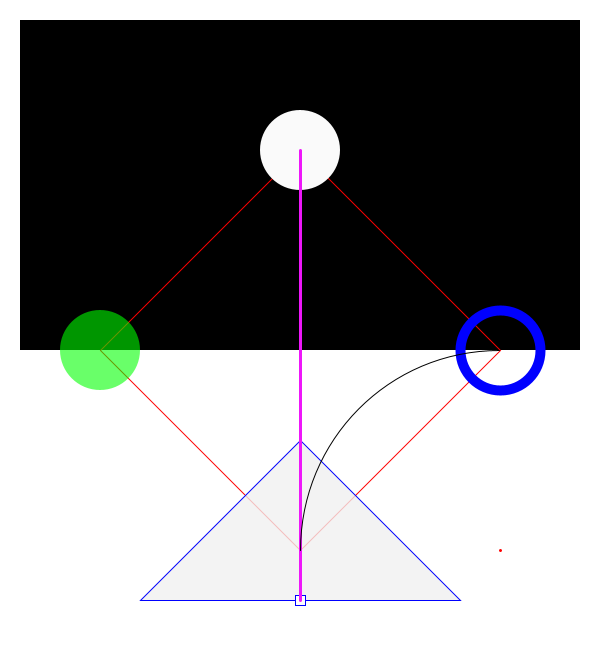
Frame 1 (no input)
Frame 60 (the mouse pressed at the canvas centre just before this capture): identical to frame 1, image omitted
Frame 120 (the mouse held since frame 60 and released just before this capture): identical to frame 1, image omitted

The Processing sketch that drew this single still picture (run headless with seeded random() and noise(); from frame 60 on, the mouse is pressed at the canvas centre):

// Processing sketch: day5_
// ── day5_.pde
//Drawing Order
int skittles = 300;
int taylor = 255;

void setup(){ //runs once at startup
 size(600,650); //window size
}

void draw(){
  background(255); //making background red 
  
  //black rectangle
  fill(0); //color within the next shape
  rectMode(CORNER); //middle changes
  noStroke(); //no outline
  rect(20,20,560,330); //drawing a rectangle
  
  //red quad
  stroke(255,0,0); //red outline color
  noFill(); //no color fill in the shape
  strokeWeight(1); //outline thickness
  quad(300,150,100,350,300,550,500,350); //drawing a quadrilaterall
  //quad(x1,y1, x2,y2, x3,y3, x4,y4); //coordinates for quadrilaterall
  
  //top circle
  fill(250); //fill white
  noStroke(); //no outline
  ellipse(skittles,150,80,80); //our first circle
  
  //left circle
  fill(0,255,0,150); //4th variable, transparency
  noStroke(); //no stroke
  ellipse(100,350,80,80); //circle going around
  
  //right circle
  noFill(); //no fill color
  strokeWeight(10); //line thickness
  stroke(0,0,taylor); //fill color blue
  ellipse(500,350,80,80); //full circle
  strokeWeight(1); //stroke fill
  
  //triangle
  fill(240,200); //no color
  triangle(skittles,440,140,600,460,600); //straight
  //triangle(x1,y1, x2,y2, x3,y3); //shape
  
  //rectangle on the bottom of the triangle
  fill(255); //fill pink
  stroke(0,0,taylor); //no stroke
  rectMode(CENTER); //middle line
  rect(skittles,600,10,10); //rectangle
  
  //line between two points
  stroke(238,23,250); //thick stroke
  strokeWeight(3); //small
  line(skittles,150,skittles,600); //line measurments
   
  //arc
  stroke(0); //line stroke
  noFill(); //purple fill color
  strokeWeight(1); //strokeweight line fill
  arc(500,550,400,400,PI,PI+HALF_PI); //arc 
  
  //point
  stroke(taylor,0,0); //line color
  strokeWeight(3); //weight
  point(500,550); //point line
}
  
  
  
